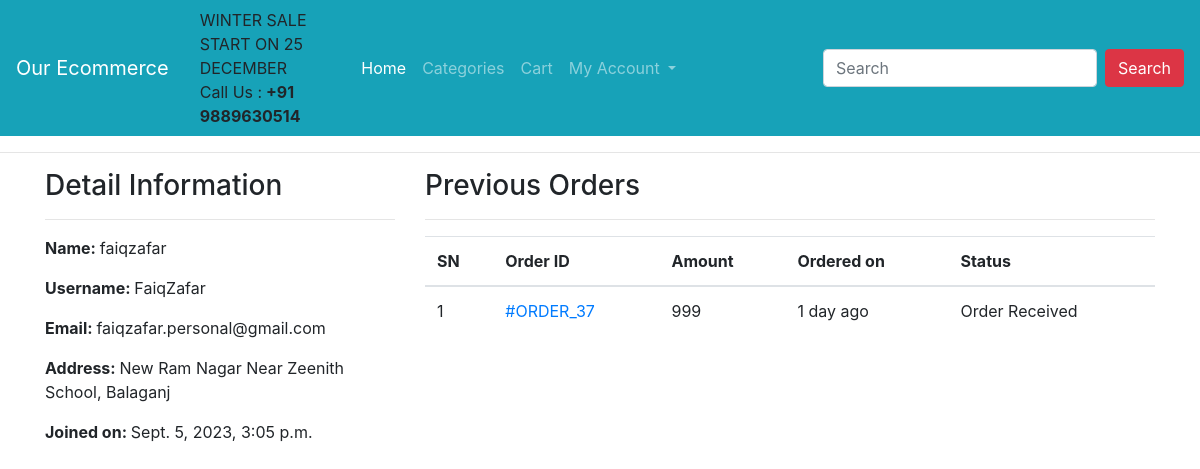
/profile/ (signed in), run on the app's committed database.
### ecomapp/models.py (models this page shows, shortened)
class Customer(models.Model):
    user = models.OneToOneField(User, on_delete=models.CASCADE)
    full_name = models.CharField(max_length=200)
    address = models.CharField(max_length=200, null=True, blank=True)
    joined_on = models.DateTimeField(auto_now_add=True)

class Order(models.Model):
    cart = models.OneToOneField(Cart, on_delete=models.CASCADE)
    ordered_by = models.CharField(max_length=200)
    shipping_address = models.CharField(max_length=200)
    mobile = models.CharField(max_length=10)
    email = models.EmailField(null=True, blank=True)
    subtotal = models.PositiveIntegerField()
    discount = models.PositiveIntegerField()
    total = models.PositiveIntegerField()
    order_status = models.CharField(max_length=50, choices=ORDER_STATUS)
    created_at = models.DateTimeField(auto_now_add=True)
    payment_method = models.CharField(
        max_length=20, choices=METHOD, default="Cash On Delivery")
    payment_completed = models.BooleanField(
        default=False, null=True, blank=True)

### ecomapp/views.py (the view)
# urls.py: path("profile/", CustomerProfileView.as_view(), name="customerprofile"),
class CustomerProfileView(TemplateView):
    template_name = "customerprofile.html"
    def dispatch(self, request, *args, **kwargs):
        if request.user.is_authenticated and Customer.objects.filter(user=request.user).exists():
            pass
        else:
            return redirect("/login/?next=/profile/")
        return super().dispatch(request, *args, **kwargs)
    def get_context_data(self, **kwargs):
        context = super().get_context_data(**kwargs)
        customer = self.request.user.customer
        context['customer'] = customer
        orders = Order.objects.filter(cart__customer=customer).order_by("-id")
        context["orders"] = orders
        return context

### templates/customerprofile.html (shortened to what this page needs)
{% extends 'base.html' %}
{% block content %}
<div class="container">
    <div class="row">
        <div class="col-md-4">
            <h3>Detail Information</h3><hr>
            <p><span class="font-weight-bold">Name: </span> {{customer.full_name}}</p>
            <p><span class="font-weight-bold">Username: </span> {{customer.user.username}}</p>
            <p><span class="font-weight-bold">Email: </span> {{customer.user.email}}</p>
            <p><span class="font-weight-bold">Address: </span> {{customer.address}}</p>
            <p><span class="font-weight-bold">Joined on: </span> {{customer.joined_on}}</p>
        </div>
        <div class="col-md-8">
            <h3>Previous Orders</h3>
            <hr>
            <table class="table">
                <thead>
                    <tr>
                        <th>SN</th>
                        <th>Order ID</th>
                        <th>Amount</th>
                        <th>Ordered on</th>
                        <th>Status</th>
                    </tr>
                </thead>
                <tbody>
                    {% for ord in orders %}
                    <tr>
                        <td>{{forloop.counter}}</td>
                        <td><a href="{% url 'ecomapp:customerorderdetail' ord.pk %}"> #ORDER_{{ord.id}}</a></td>
                        <td>{{ord.total}}</td>
                        <td>{{ord.created_at|timesince}} ago</td>
                        <td>{{ord.order_status}}</td>
                    </tr>
                    {% endfor %}
                </tbody>
            </table>
        </div>
    </div>
</div>
{% endblock %}

### data on the page
Customer: full_name "faiqzafar", user.username "FaiqZafar", user.email "faiqzafar.personal@gmail.com", address "New Ram Nagar Near Zeenith School, Balaganj", joined_on "Sept. 5, 2023, 3:05 p.m."
Order: id "37", total "999", created_at "1 day", order_status "Order Received"
